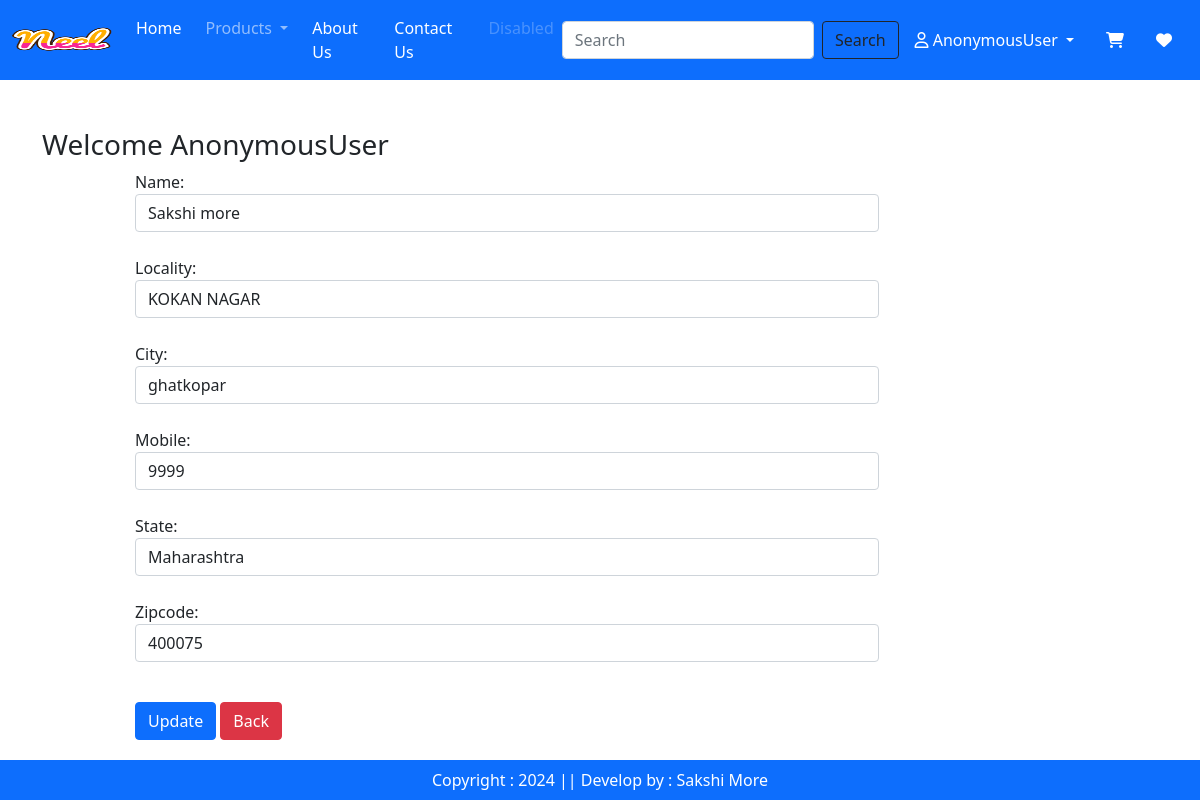
Page /updateaddress/5 on the committed database.
### app/models.py (models this page shows, shortened)
class Customer(models.Model):
    user = models.ForeignKey(User,on_delete=models.CASCADE)
    name = models.CharField(max_length=200)
    locality = models.CharField(max_length=200)
    city = models.CharField(max_length=50)
    mobile = models.IntegerField(default=0)
    zipcode= models.IntegerField()
    state = models.CharField(choices=STATE_CHOICES,max_length=100)

### app/views.py (the view, shortened to what this page needs)
# urls.py: path('updateaddress/<int:pk>',views.updateAddress.as_view(),name='updateAddress'),
class updateAddress(View):
    def get(self,request,pk):
        add = Customer.objects.get(pk=pk)
        form = CustomerProfileForm(instance=add)
        totalitem = 0
        wishlist_count = 0
        if request.user.is_authenticated:
            totalitem = len(Cart.objects.filter(user=request.user))
            wishlist_count = Wishlist.objects.filter(user=request.user).count()
        return render(request,'app/updateAddress.html',locals())

### app/forms.py
class CustomerProfileForm(forms.ModelForm):
    class Meta:
        model = Customer
        fields=['name','locality','city','mobile','state','zipcode']
        widgets={
            'name':forms.TextInput(attrs={'class':'form-control'}),
            'locality':forms.TextInput(attrs={'class':'form-control'}),
            'city':forms.TextInput(attrs={'class':'form-control'}),
            'mobile':forms.NumberInput(attrs={'class':'form-control'}),
            'state':forms.Select(attrs={'class':'form-control'}),
            'zipcode':forms.NumberInput(attrs={'class':'form-control'}),
        }

### app/templates/app/updateAddress.html (shortened to what this page needs)
{% extends 'app/base.html' %}
{% load static %}
{% block usernav %}
<li class="nav-item">
  <a class="nav-link active" aria-current="page" href="/">Home</a>
</li>
<li class="nav-item dropdown mx-2">
  <a class="nav-link dropdown-toggle" href="#" id="navbarDropdown" role="button" data-bs-toggle="dropdown" aria-expanded="false">
      Products
  </a>
</li>
<li class="nav-item">
  <a class="nav-link text-white" href="{% url 'about'  %}">About Us</a>
</li>
<li class="nav-item">
  <a class="nav-link text-white" href="{% url 'contact'  %}">Contact Us</a>
</li>
<li class="nav-item">
  <a class="nav-link disabled" href="#" tabindex="-1" aria-disabled="true">Disabled</a>
</li>
</ul>
<form class="d-flex" role="search" action="/search">
  <input class="form-control me-2" type="search" placeholder="Search"  name="search" aria-label="Search">
  <button class="btn btn-outline-dark" type="submit">Search</button>
</form>
</div>
<ul class="navbar-nav me-auto mb-2 mb-lg-0">
<li class="nav-item dropdown mx-2">
  <a class="nav-link dropdown-toggle text-white" href="#" id="profileDropdown" role="button" data-bs-toggle="dropdown" aria-expanded="false">
    <i class="fa-regular fa-user"></i> {{request.user}}
  </a>
</li>
<li class="nav-item mx-2">
  <a href="{% url 'showcart' %}" class="nav-link text-white"> <i class="fa-solid fa-cart-shopping"  ></i> </a>
</li>
<li class="nav-item mx-2">
  <a href="" class="nav-link text-white"> <i class="fa fa-heart"></i> </a>
</li>
{% endblock %}
{% block main-content %}
<div class="container my-5">
    <div class="row">
        <h3> Welcome <span class="text-capitalize">{{request.user}}</span></h3>
    </div>
    <div class="col-sm-8 offset-sm-1 ">
        <form action="" method="post">
            {% for fm in form %}
                {{fm.label_tag}} {{fm}} <small class="text-danger">{{fm.errors | striptags}}</small><br>
            {% endfor %}
            <div class="col-12 mt-3">
                <button type="submit" class="btn btn-primary">Update</button>
                <a href="{% url 'address' %}" type="button" class="btn btn-danger">Back</a>
            </div>
        </form>
    </div>
</div>
{% endblock main-content %}

### rows in the picture
Customer: form "Sakshi more" "KOKAN NAGAR" "ghatkopar" "9999" "Maharashtra" "400075"

### other values in the picture
{{ request.user }} "AnonymousUser"
{{ fm.label_tag }} "Name:" "Locality:" "City:" "Mobile:" "State:" "Zipcode:"
